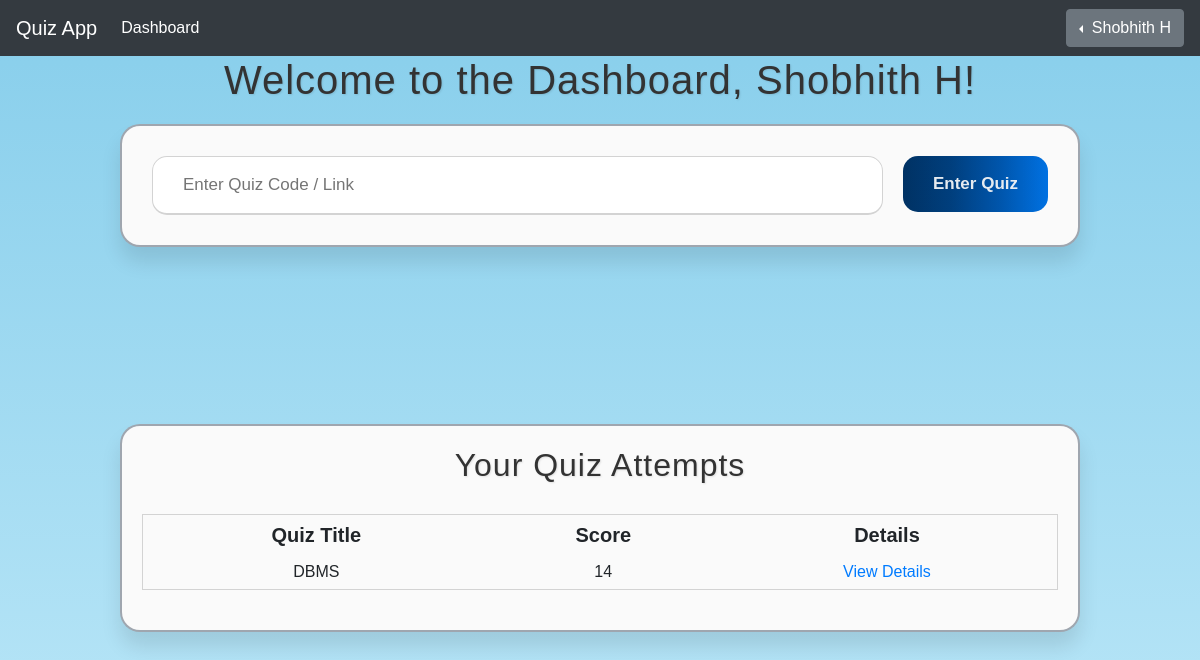
The page /dashboard (signed in) on the database its author committed.
### app/models.py (models this page shows)
class User(UserMixin, db.Model):
    __tablename__ = 'user'
    id = db.Column(db.Integer, primary_key=True)
    name = db.Column(db.String(100), nullable=False)
    usn = db.Column(db.String(10), unique=True, nullable=True)
    username = db.Column(db.String(100), unique=True, nullable=False)
    password = db.Column(db.String(200), nullable=False)
    role = db.Column(db.String(10), nullable=False, default='user')
    results = db.relationship('Result', back_populates='user')
    attempts = db.relationship('QuizAttempt', back_populates='user')

class QuizAttempt(db.Model):
    __tablename__ = 'quizattempt'
    id = db.Column(db.Integer, primary_key=True)
    user_id = db.Column(db.Integer, db.ForeignKey('user.id'), nullable=False)
    quiz_id = db.Column(db.Integer, db.ForeignKey('quiz.id'), nullable=False)
    timestamp = db.Column(db.DateTime, default=datetime.utcnow)
    completed = db.Column(db.Boolean, default=False, nullable=False)
    user_answers = db.relationship('UserAnswer', back_populates='attempt')
    user = db.relationship('User', back_populates='attempts')
    quiz = db.relationship('Quiz', back_populates='attempts')
    questions = db.relationship('Question', secondary=attempt_questions, back_populates='attempts')

class Quiz(db.Model):
    __tablename__ = 'quiz'
    id = db.Column(db.Integer, primary_key=True)
    title = db.Column(db.String(150), nullable=False)
    time_limit = db.Column(db.Integer, nullable=True)
    num_questions_display = db.Column(db.Integer, nullable=False)
    link = db.Column(db.String(255), unique=True, nullable=False, default=generate_unique_quiz_link)
    admin_id = db.Column(db.Integer, db.ForeignKey('user.id'), nullable=False)
    questions = db.relationship('Question', backref='quiz', lazy=True, cascade='all, delete-orphan')
    results = db.relationship('Result', back_populates='quiz')
    start_time = db.Column(db.DateTime, nullable=True)
    end_time = db.Column(db.DateTime, nullable=True)
    attempts = db.relationship('QuizAttempt', back_populates='quiz')

class Result(db.Model):
    __tablename__ = 'result'
    id = db.Column(db.Integer, primary_key=True)
    score = db.Column(db.Integer, nullable=False)
    user_id = db.Column(db.Integer, db.ForeignKey('user.id'), nullable=False)
    quiz_id = db.Column(db.Integer, db.ForeignKey('quiz.id'), nullable=False)
    timestamp = db.Column(db.DateTime, default=datetime.utcnow)
    user = db.relationship('User', back_populates='results')
    quiz = db.relationship('Quiz', back_populates='results')
    attempted = db.Column(db.Boolean, default=False, nullable=False)

### app/routes.py (the view)
@main.route('/dashboard')
@login_required
def dashboard():
    if session.get('user_id'):
        user = User.query.filter_by(id=session.get('user_id')).first_or_404()
        name = user.name
    else:
        name = None
    attempted_quizzes = QuizAttempt.query.filter_by(user_id=current_user.id).all()
    attempts_results = []
    for attempted_quiz in attempted_quizzes:
        result = Result.query.filter_by(user_id=current_user.id, quiz_id=attempted_quiz.quiz_id).first()
        if result == None:
            continue
        attempts_results.append([attempted_quiz, result])
        print([attempted_quiz, result])
    return render_template('dashboard.html', attempts_results=attempts_results, name=name)

### app/routes.py (called while the page is built)
@login_manager.user_loader
def load_user(user_id):
    return User.query.get(int(user_id))

### app/templates/dashboard.html (shortened to what this page needs)
<!DOCTYPE html>
<html lang="en">
<head>
    <link rel="stylesheet" href="https://cdn.jsdelivr.net/npm/bootstrap@4.6.2/dist/css/bootstrap.min.css">
    <link rel="stylesheet" href="{{ url_for('static', filename='css/base.css') }}">
    <link rel="stylesheet" href="{{ url_for('static', filename='css/dashboard.css') }}">
</head>
<body>
    <nav class="navbar navbar-expand-lg navbar-dark bg-dark">
        <a class="navbar-brand" href="#">Quiz App</a>
        <div class="collapse navbar-collapse" id="navbarText">
            <ul class="navbar-nav mr-auto">
                <li class="nav-item active">
                    <a class="nav-link" href="{{url_for('main.dashboard')}}">Dashboard <span class="sr-only">(current)</span></a>
                </li>
            </ul>
            {% if name %}
                <div class="btn-group dropleft">
                    <span class="btn btn-secondary dropdown-toggle" type="button" id="dropdownMenuButton" data-toggle="dropdown" aria-haspopup="true" aria-expanded="false">
                        {{ name}}
                    </span>
                </div>
            {% else %}
                <span class="navbar-text">
                    <a href="{{url_for('main.login')}}">Login</a>
                </span>
            {% endif %}
        </div>
    </nav>
    <h1>Welcome to the Dashboard, {{ current_user.name }}!</h1>
    <div class="container">
        <form action="{{ url_for('main.enter_quiz') }}" method="post">
            <input type="text" id="quiz_code" name="quiz_code" placeholder="Enter Quiz Code / Link" required>
            <div class="btn-layer">
            <button type="submit" class="button">Enter Quiz</button></div>
        </form>
    </div>
    <div class="container">
        <h2>Your Quiz Attempts</h2>
        <table>
            <thead>
                <tr>
                    <th>Quiz Title</th>
                    <th>Score</th>
                    <th>Details</th>
                </tr>
            </thead>
            <tbody class="table-group-divider">
                {% for ar in attempts_results %}
                <tr>
                    <td>{{ ar[0].quiz.title }}</td>
                    <td>{{ ar[1].score }}</td>
                    <td>
                        <a href="{{ url_for('main.user_quiz_attempt_details', quiz_link=ar[0].quiz.link, attempt_id=ar[0].id) }}">View Details</a>
                    </td>
                </tr>
                {% endfor %}
            </tbody>
        </table>
    </div>
</body>
</html>

### app/static/css/base.css (style rules this page uses)
body { font-family: Arial, sans-serif; margin: 0; padding: 0; background: linear-gradient(to bottom, #87ceeb 0%, #bbe7f8 100%); display: flex; flex-direction: column; align-items: center; width: 100%; min-height: 100vh; }
nav { width: 100%; }
h1 { text-align: center; color: #333; margin-bottom: 10px; text-shadow: 1px 1px 2px rgba(0, 0, 0, 0.1); letter-spacing: 1px; }
h2 { color: #333; margin-bottom: 10px; text-shadow: 1px 1px 2px rgba(0, 0, 0, 0.1); letter-spacing: 1px; }
.container { display: flex; flex-direction: column; align-items: center; justify-content: center; max-width: 80%; min-width: 75%; border: 2px solid #76818eaf; padding: 20px; border-radius: 20px; box-shadow: 0px 15px 20px rgba(0,0,0,0.1); background-color: #fafafa; margin: auto; margin-top: 10px; text-align: center; }
.button { font-weight: 550; padding: 15px 30px; background: linear-gradient(to right, #003366, #004080, #0059b3, #0073e6); color: #fff; border: none; border-radius: 15px; cursor: pointer; text-decoration: none; outline: none; font-size: 17px; height: fit-content; position: relative; overflow: hidden; transition: color 0.5s ease; }
.button::before { content: ''; position: absolute; top: 0; left: 0; right: 0; bottom: 0; background: linear-gradient(to right, #00264c, #003468, #003468, #015fbe); border-radius: 15px; opacity: 0.1; transition: opacity 0.3s ease; z-index: 0; }

### app/static/css/dashboard.css (style rules this page uses)
table { text-align: center; width: 100%; margin: 20px 0; border: 1px solid lightgrey; }
th { padding: 5px; font-size: 20px; }
td { padding: 5px; }
button, input { flex: 1 0 auto; margin: 10px; }
form { display: flex; flex-wrap: wrap; width: 100%; }
input { padding: 15px 30px; border-radius: 15px; border: 1px solid lightgrey; border-bottom-width: 2px; font-size: 17px; transition: all 0.3s ease; }

### rows shown on the page
User: name "Shobhith H"
QuizAttempt: title "DBMS", score "14"
